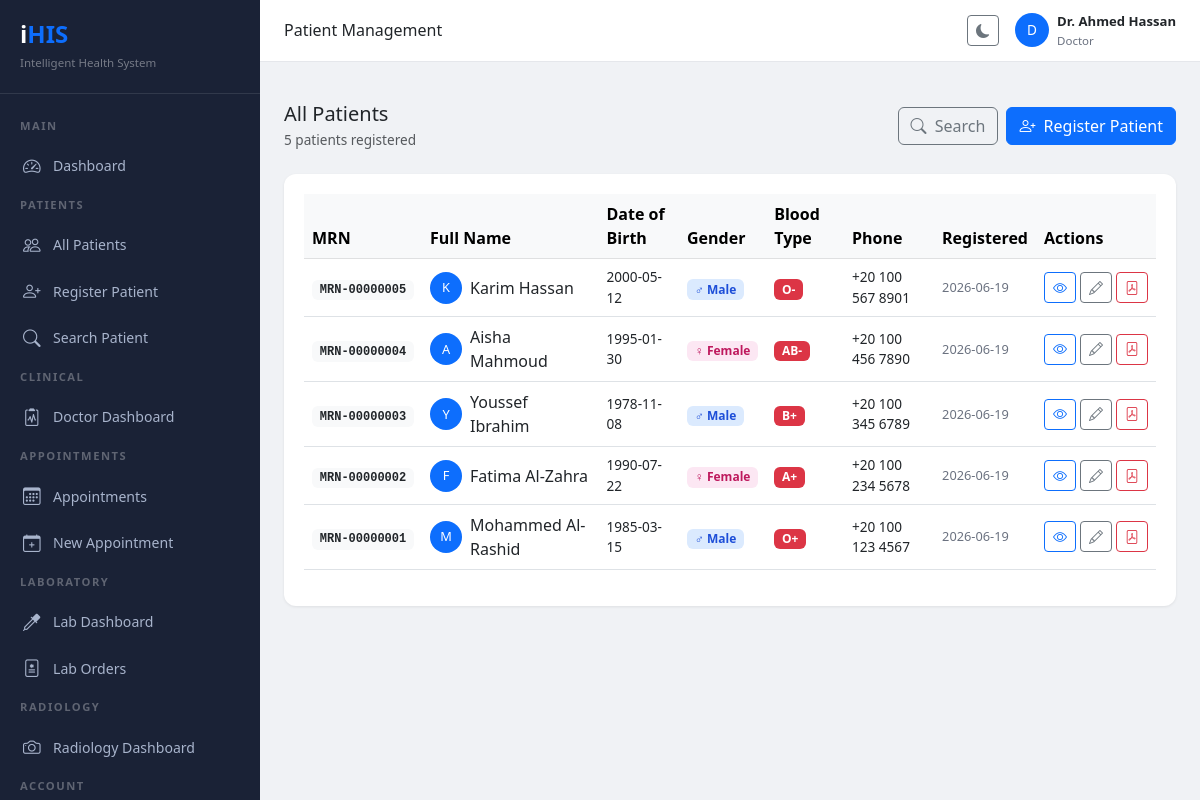
Page /patients/ (signed in) on the committed database.
### models/user.py (models this page shows, shortened)
class User(UserMixin, db.Model):
    __tablename__ = 'users'
    id = db.Column(db.Integer, primary_key=True)
    username = db.Column(db.String(80), unique=True, nullable=False)
    email = db.Column(db.String(120), unique=True, nullable=False)
    password_hash = db.Column(db.String(255), nullable=False)
    role_id = db.Column(db.Integer, db.ForeignKey('roles.id'), nullable=False)
    full_name = db.Column(db.String(150))
    phone = db.Column(db.String(20))
    is_active = db.Column(db.Boolean, default=True)
    created_at = db.Column(db.DateTime, default=datetime.utcnow)
    updated_at = db.Column(db.DateTime, default=datetime.utcnow, onupdate=datetime.utcnow)
    deleted_at = db.Column(db.DateTime, nullable=True)
    last_login = db.Column(db.DateTime, nullable=True)

class Role(db.Model):
    __tablename__ = 'roles'
    id = db.Column(db.Integer, primary_key=True)
    name = db.Column(db.String(50), unique=True, nullable=False)
    description = db.Column(db.String(200))
    created_at = db.Column(db.DateTime, default=datetime.utcnow)
    users = db.relationship('User', backref='role', lazy=True)

### models/patient.py (models this page shows, shortened)
class Patient(db.Model):
    __tablename__ = 'patients'
    id = db.Column(db.Integer, primary_key=True)
    mrn = db.Column(db.String(30), unique=True, nullable=False)  # Medical Record Number
    user_id = db.Column(db.Integer, db.ForeignKey('users.id'), nullable=True)
    full_name = db.Column(db.String(150), nullable=False)
    date_of_birth = db.Column(db.Date, nullable=False)
    gender = db.Column(db.String(10), nullable=False)
    blood_type = db.Column(db.String(5))
    phone = db.Column(db.String(20))
    email = db.Column(db.String(120))
    address = db.Column(db.Text)
    nationality = db.Column(db.String(50))
    national_id = db.Column(db.String(50))
    emergency_contact_name = db.Column(db.String(150))
    emergency_contact_phone = db.Column(db.String(20))
    emergency_contact_relation = db.Column(db.String(50))
    allergies = db.Column(db.Text)
    chronic_diseases = db.Column(db.Text)
    current_medications = db.Column(db.Text)
    vaccination_records = db.Column(db.Text)
    registered_by = db.Column(db.Integer, db.ForeignKey('users.id'))
    is_active = db.Column(db.Boolean, default=True)
    deleted_at = db.Column(db.DateTime, nullable=True)
    created_at = db.Column(db.DateTime, default=datetime.utcnow)
    updated_at = db.Column(db.DateTime, default=datetime.utcnow, onupdate=datetime.utcnow)
    medical_records = db.relationship('MedicalRecord', backref='patient', lazy=True)
    appointments = db.relationship('Appointment', backref='patient', lazy=True)
    vital_signs = db.relationship('VitalSigns', backref='patient', lazy=True)

### routes/patient.py (the view)
@patient.route('/')
@login_required
def index():
    patients = Patient.query.filter_by(
        deleted_at=None
    ).order_by(Patient.created_at.desc()).all()
    return render_template('patients/index.html', patients=patients)

### templates/patients/index.html (shortened to what this page needs)
{% extends "base.html" %}
{% block page_title %}Patient Management{% endblock %}
{% block content %}
<div class="d-flex align-items-center justify-content-between mb-4">
    <div>
        <h5 class="fw-700 mb-1">All Patients</h5>
        <p class="text-muted mb-0" style="font-size:0.85rem">
            {{ patients|length }} patients registered
        </p>
    </div>
    <div class="d-flex gap-2">
        <a href="{{ url_for('patient.search') }}"
           class="btn btn-outline-secondary">
            <i class="bi bi-search me-1"></i> Search
        </a>
        <a href="{{ url_for('patient.new') }}"
           class="btn btn-primary">
            <i class="bi bi-person-plus me-1"></i> Register Patient
        </a>
    </div>
</div>
<div class="table-card">
    {% if patients %}
    <div class="table-responsive">
        <table class="table table-hover align-middle">
            <thead class="table-light">
                <tr>
                    <th>MRN</th>
                    <th>Full Name</th>
                    <th>Date of Birth</th>
                    <th>Gender</th>
                    <th>Blood Type</th>
                    <th>Phone</th>
                    <th>Registered</th>
                    <th>Actions</th>
                </tr>
            </thead>
            <tbody>
                {% for p in patients %}
                <tr>
                    <td>
                        <span class="badge bg-light text-dark fw-600
                                     font-monospace">
                            {{ p.mrn }}
                        </span>
                    </td>
                    <td>
                        <div class="d-flex align-items-center gap-2">
                            <div class="rounded-circle bg-primary text-white
                                        d-flex align-items-center
                                        justify-content-center"
                                 style="width:32px;height:32px;
                                        font-size:0.8rem;flex-shrink:0">
                                {{ p.full_name[0] }}
                            </div>
                            <div>
                                <div class="fw-600">{{ p.full_name }}</div>
                            </div>
                        </div>
                    </td>
                    <td style="font-size:0.85rem">
                        {{ p.date_of_birth }}
                    </td>
                    <td>
                        {% if p.gender == 'male' %}
                        <span class="badge"
                              style="background:#dbeafe;color:#1d4ed8">
                            ♂ Male
                        </span>
                        {% elif p.gender == 'female' %}
                        <span class="badge"
                              style="background:#fce7f3;color:#be185d">
                            ♀ Female
                        </span>
                        {% else %}
                        <span class="badge bg-light text-dark">
                            {{ p.gender }}
                        </span>
                        {% endif %}
                    </td>
                    <td>
                        {% if p.blood_type %}
                        <span class="badge bg-danger">
                            {{ p.blood_type }}
                        </span>
                        {% else %}
                        <span class="text-muted">—</span>
                        {% endif %}
                    </td>
                    <td style="font-size:0.85rem">
                        {{ p.phone or '—' }}
                    </td>
                    <td style="font-size:0.8rem;color:#6b7280">
                        {{ p.created_at.strftime('%Y-%m-%d') }}
                    </td>
                    <td>
                        <div class="d-flex gap-1">
                            <a href="{{ url_for('patient.view', id=p.id) }}"
                               class="btn btn-sm btn-outline-primary"
                               title="View">
                                <i class="bi bi-eye"></i>
                            </a>
                            <a href="{{ url_for('patient.edit', id=p.id) }}"
                               class="btn btn-sm btn-outline-secondary"
                               title="Edit">
                                <i class="bi bi-pencil"></i>
                            </a>
                            <a href="{{ url_for('reports.patient_report', patient_id=p.id) }}"
                               class="btn btn-sm btn-outline-danger"
                               title="PDF Report">
                                <i class="bi bi-file-pdf"></i>
                            </a>
                        </div>
                    </td>
                </tr>
                {% endfor %}
            </tbody>
        </table>
    </div>
    {% endif %}
</div>
{% endblock %}

### templates/base.html (shortened to what this page needs)
<!DOCTYPE html>
<html lang="en" data-bs-theme="light">
<head>
    <link href="https://cdn.jsdelivr.net/npm/bootstrap@5.3.0/dist/css/bootstrap.min.css" rel="stylesheet">
    <link href="https://cdn.jsdelivr.net/npm/bootstrap-icons@1.11.0/font/bootstrap-icons.css" rel="stylesheet">
</head>
<body>
{% if current_user.is_authenticated %}
<div class="sidebar" id="sidebar">
    <div class="sidebar-brand">
        <h4>i<span>HIS</span></h4>
        <small style="color:rgba(255,255,255,0.4);font-size:0.72rem;">
            Intelligent Health System
        </small>
    </div>
    <div class="sidebar-menu">
        <div class="menu-label">Main</div>
        <a href="{{ url_for('auth.dashboard') }}" class="sidebar-link">
            <i class="bi bi-speedometer2"></i> Dashboard
        </a>
        {% if current_user.role.name in ['admin','superadmin','doctor','nurse','receptionist'] %}
        <div class="menu-label">Patients</div>
        <a href="{{ url_for('patient.index') }}" class="sidebar-link">
            <i class="bi bi-people"></i> All Patients
        </a>
        <a href="{{ url_for('patient.new') }}" class="sidebar-link">
            <i class="bi bi-person-plus"></i> Register Patient
        </a>
        <a href="{{ url_for('patient.search') }}" class="sidebar-link">
            <i class="bi bi-search"></i> Search Patient
        </a>
        {% endif %}
        {% if current_user.role.name in ['doctor','admin','superadmin'] %}
        <div class="menu-label">Clinical</div>
        <a href="{{ url_for('doctor.index') }}" class="sidebar-link">
            <i class="bi bi-clipboard2-pulse"></i> Doctor Dashboard
        </a>
        {% endif %}
        <div class="menu-label">Appointments</div>
        <a href="{{ url_for('appointment.index') }}" class="sidebar-link">
            <i class="bi bi-calendar3"></i> Appointments
        </a>
        <a href="{{ url_for('appointment.new') }}" class="sidebar-link">
            <i class="bi bi-calendar-plus"></i> New Appointment
        </a>
        {% if current_user.role.name in ['lab_tech','doctor','admin','superadmin'] %}
        <div class="menu-label">Laboratory</div>
        <a href="{{ url_for('laboratory.index') }}" class="sidebar-link">
            <i class="bi bi-eyedropper"></i> Lab Dashboard
        </a>
        <a href="{{ url_for('laboratory.orders') }}" class="sidebar-link">
            <i class="bi bi-file-medical"></i> Lab Orders
        </a>
        {% endif %}
        {% if current_user.role.name in ['radiologist','doctor','admin','superadmin'] %}
        <div class="menu-label">Radiology</div>
        <a href="{{ url_for('radiology.index') }}" class="sidebar-link">
            <i class="bi bi-camera"></i> Radiology Dashboard
        </a>
        {% endif %}
        <div class="menu-label">Account</div>
    </div>
</div>
<div class="main-content">
    <div class="topbar">
        <div class="d-flex align-items-center gap-3">
            <h6 class="mb-0 fw-600">
                {% block page_title %}Dashboard{% endblock %}
            </h6>
        </div>
        <div class="d-flex align-items-center gap-3">
            <button class="btn btn-sm btn-outline-secondary"
                    onclick="toggleDarkMode()">
                <i class="bi bi-moon-fill"></i>
            </button>
            <div class="d-flex align-items-center gap-2">
                <div class="rounded-circle bg-primary text-white d-flex
                            align-items-center justify-content-center"
                     style="width:34px;height:34px;font-size:0.85rem">
                    {{ current_user.full_name[0] if current_user.full_name else 'U' }}
                </div>
                <div>
                    <div style="font-size:0.82rem;font-weight:600">
                        {{ current_user.full_name }}
                    </div>
                    <div style="font-size:0.72rem;color:#6b7280">
                        {{ current_user.role.name | title }}
                    </div>
                </div>
            </div>
        </div>
    </div>
    <div class="px-4 pt-3">
    </div>
    <div class="content-area">
        {% block content %}{% endblock %}
    </div>
</div>
{% else %}
{% block auth_content %}{% endblock %}
{% endif %}
</body>
</html>

### templates/base.html (style rules this page uses)
:root { --sidebar-width: 260px; --primary: #0d6efd; --sidebar-bg: #1a2236; --sidebar-text: #a8b4cc; --sidebar-active: #ffffff; }
body { font-family: 'Segoe UI', sans-serif; background: #f0f2f5; }
.sidebar { width: var(--sidebar-width); min-height: 100vh; background: var(--sidebar-bg); position: fixed; top: 0; left: 0; z-index: 1000; overflow-y: auto; transition: all 0.3s; }
.sidebar-brand { padding: 20px; border-bottom: 1px solid rgba(255,255,255,0.1); }
.sidebar-brand h4 { color: #fff; font-weight: 800; margin: 0; }
.sidebar-brand span { color: #0d6efd; }
.sidebar-menu { padding: 16px 0; }
.menu-label { padding: 8px 20px; font-size: 0.7rem; text-transform: uppercase; letter-spacing: 1.5px; color: rgba(255,255,255,0.3); font-weight: 600; }
.sidebar-link { display: flex; align-items: center; gap: 10px; padding: 10px 20px; color: var(--sidebar-text); text-decoration: none; font-size: 0.88rem; transition: all 0.2s; border-left: 3px solid transparent; }
.sidebar-link i { font-size: 1.1rem; width: 20px; }
.main-content { margin-left: var(--sidebar-width); min-height: 100vh; }
.topbar { background: #fff; padding: 12px 24px; border-bottom: 1px solid #e5e7eb; display: flex; align-items: center; justify-content: space-between; position: sticky; top: 0; z-index: 999; }
.content-area { padding: 24px; }
.table-card { background: #fff; border-radius: 12px; padding: 20px; box-shadow: 0 1px 3px rgba(0,0,0,0.08); }

### rows in the picture
User: full_name "D", full_name "Dr. Ahmed Hassan"
Role: role.name "Doctor"
Patient: mrn "MRN-00000005", full_name "K", full_name "Karim Hassan", date_of_birth "2000-05-12", gender "♂ Male", blood_type "O-", phone "+20 100 567 8901", created_at "2026-06-19"
Patient: mrn "MRN-00000004", full_name "A", full_name "Aisha Mahmoud", date_of_birth "1995-01-30", gender "♀ Female", blood_type "AB-", phone "+20 100 456 7890", created_at "2026-06-19"
Patient: mrn "MRN-00000003", full_name "Y", full_name "Youssef Ibrahim", date_of_birth "1978-11-08", gender "♂ Male", blood_type "B+", phone "+20 100 345 6789", created_at "2026-06-19"
Patient: mrn "MRN-00000002", full_name "F", full_name "Fatima Al-Zahra", date_of_birth "1990-07-22", gender "♀ Female", blood_type "A+", phone "+20 100 234 5678", created_at "2026-06-19"
Patient: mrn "MRN-00000001", full_name "M", full_name "Mohammed Al-Rashid", date_of_birth "1985-03-15", gender "♂ Male", blood_type "O+", phone "+20 100 123 4567", created_at "2026-06-19"

### other values in the picture
{{ patients|length }} "5"
